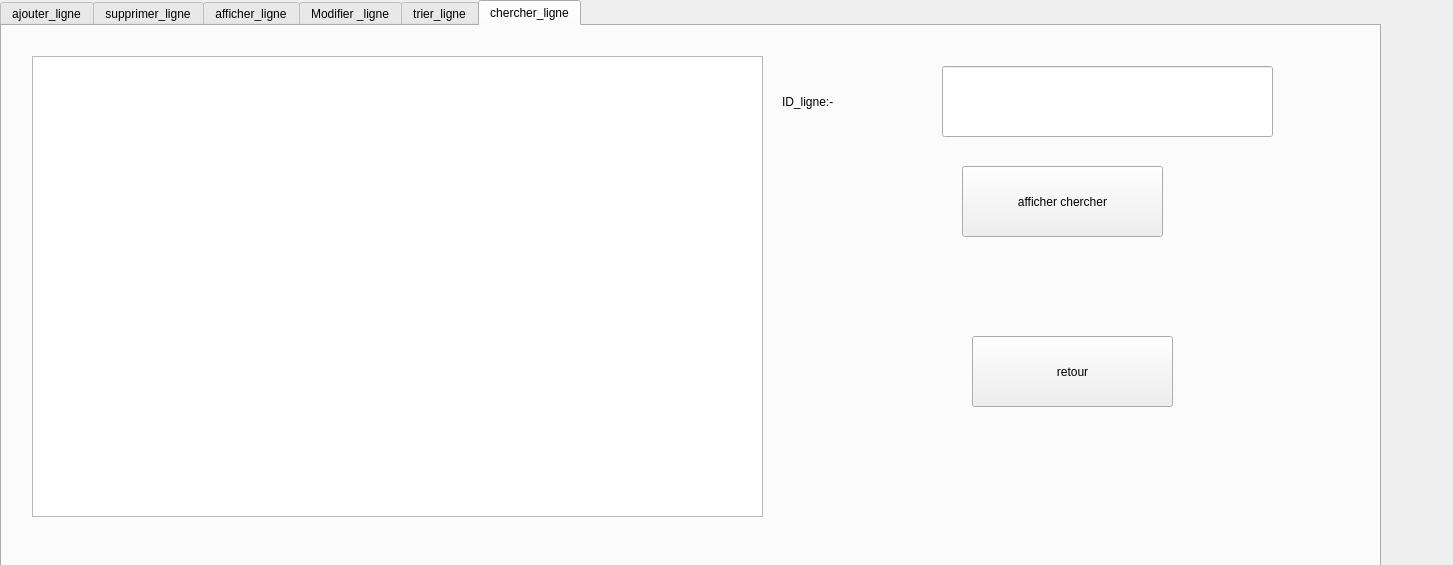
<?xml version="1.0" encoding="UTF-8"?>
<ui version="4.0">
 <class>ligne</class>
 <widget class="QDialog" name="ligne">
  <property name="geometry">
   <rect>
    <x>0</x>
    <y>0</y>
    <width>1453</width>
    <height>565</height>
   </rect>
  </property>
  <property name="windowTitle">
   <string>Dialog</string>
  </property>
  <widget class="QTabWidget" name="tabWidget">
   <property name="geometry">
    <rect>
     <x>0</x>
     <y>0</y>
     <width>1381</width>
     <height>741</height>
    </rect>
   </property>
   <property name="currentIndex">
    <number>5</number>
   </property>
   <widget class="QWidget" name="tab_6">
    <attribute name="title">
     <string>ajouter_ligne</string>
    </attribute>
    <widget class="QLineEdit" name="lineEdit_10">
     <property name="geometry">
      <rect>
       <x>430</x>
       <y>60</y>
       <width>331</width>
       <height>71</height>
      </rect>
     </property>
    </widget>
    <widget class="QLineEdit" name="lineEdit_11">
     <property name="geometry">
      <rect>
       <x>430</x>
       <y>170</y>
       <width>331</width>
       <height>61</height>
      </rect>
     </property>
    </widget>
    <widget class="QLineEdit" name="lineEdit_12">
     <property name="geometry">
      <rect>
       <x>430</x>
       <y>280</y>
       <width>331</width>
       <height>61</height>
      </rect>
     </property>
    </widget>
    <widget class="QLineEdit" name="lineEdit_13">
     <property name="geometry">
      <rect>
       <x>430</x>
       <y>380</y>
       <width>331</width>
       <height>61</height>
      </rect>
     </property>
    </widget>
    <widget class="QLabel" name="label_10">
     <property name="geometry">
      <rect>
       <x>270</x>
       <y>60</y>
       <width>161</width>
       <height>71</height>
      </rect>
     </property>
     <property name="text">
      <string>ID_ligne:-</string>
     </property>
    </widget>
    <widget class="QLabel" name="label_11">
     <property name="geometry">
      <rect>
       <x>290</x>
       <y>170</y>
       <width>161</width>
       <height>71</height>
      </rect>
     </property>
     <property name="text">
      <string>Nom:-</string>
     </property>
    </widget>
    <widget class="QLabel" name="label_12">
     <property name="geometry">
      <rect>
       <x>280</x>
       <y>280</y>
       <width>161</width>
       <height>71</height>
      </rect>
     </property>
     <property name="text">
      <string>Dstination:-</string>
     </property>
    </widget>
    <widget class="QLabel" name="label_13">
     <property name="geometry">
      <rect>
       <x>290</x>
       <y>370</y>
       <width>161</width>
       <height>71</height>
      </rect>
     </property>
     <property name="text">
      <string>source:-</string>
     </property>
    </widget>
    <widget class="QPushButton" name="pushButton_11">
     <property name="geometry">
      <rect>
       <x>1010</x>
       <y>190</y>
       <width>201</width>
       <height>71</height>
      </rect>
     </property>
     <property name="text">
      <string>ajouter</string>
     </property>
    </widget>
    <widget class="QPushButton" name="pushButton_12">
     <property name="geometry">
      <rect>
       <x>1020</x>
       <y>360</y>
       <width>201</width>
       <height>71</height>
      </rect>
     </property>
     <property name="text">
      <string>retour</string>
     </property>
    </widget>
    <widget class="QLabel" name="label_15">
     <property name="geometry">
      <rect>
       <x>0</x>
       <y>0</y>
       <width>1341</width>
       <height>621</height>
      </rect>
     </property>
     <property name="text">
      <string/>
     </property>
     <property name="pixmap">
      <pixmap>../../Desktop/Malek-01.png</pixmap>
     </property>
    </widget>
    <zorder>label_15</zorder>
    <zorder>lineEdit_10</zorder>
    <zorder>lineEdit_11</zorder>
    <zorder>lineEdit_12</zorder>
    <zorder>lineEdit_13</zorder>
    <zorder>label_10</zorder>
    <zorder>label_11</zorder>
    <zorder>label_12</zorder>
    <zorder>label_13</zorder>
    <zorder>pushButton_11</zorder>
    <zorder>pushButton_12</zorder>
   </widget>
   <widget class="QWidget" name="tab_7">
    <attribute name="title">
     <string>supprimer_ligne</string>
    </attribute>
    <widget class="QPushButton" name="pushButton_13">
     <property name="geometry">
      <rect>
       <x>920</x>
       <y>200</y>
       <width>201</width>
       <height>71</height>
      </rect>
     </property>
     <property name="text">
      <string>supprimer</string>
     </property>
    </widget>
    <widget class="QPushButton" name="pushButton_14">
     <property name="geometry">
      <rect>
       <x>930</x>
       <y>370</y>
       <width>201</width>
       <height>71</height>
      </rect>
     </property>
     <property name="text">
      <string>retour</string>
     </property>
    </widget>
    <widget class="QLineEdit" name="lineEdit_16">
     <property name="geometry">
      <rect>
       <x>320</x>
       <y>260</y>
       <width>331</width>
       <height>71</height>
      </rect>
     </property>
    </widget>
    <widget class="QLabel" name="label_16">
     <property name="geometry">
      <rect>
       <x>160</x>
       <y>260</y>
       <width>161</width>
       <height>71</height>
      </rect>
     </property>
     <property name="text">
      <string>ID_ligne:-</string>
     </property>
    </widget>
    <widget class="QLabel" name="label_14">
     <property name="geometry">
      <rect>
       <x>0</x>
       <y>0</y>
       <width>1341</width>
       <height>621</height>
      </rect>
     </property>
     <property name="text">
      <string/>
     </property>
     <property name="pixmap">
      <pixmap>../../Desktop/Malek-01.png</pixmap>
     </property>
    </widget>
    <zorder>label_14</zorder>
    <zorder>pushButton_13</zorder>
    <zorder>pushButton_14</zorder>
    <zorder>lineEdit_16</zorder>
    <zorder>label_16</zorder>
   </widget>
   <widget class="QWidget" name="tab_8">
    <attribute name="title">
     <string>afficher_ligne</string>
    </attribute>
    <widget class="QTableView" name="tableView_3">
     <property name="geometry">
      <rect>
       <x>40</x>
       <y>30</y>
       <width>731</width>
       <height>461</height>
      </rect>
     </property>
    </widget>
    <widget class="QPushButton" name="pushButton_15">
     <property name="geometry">
      <rect>
       <x>980</x>
       <y>310</y>
       <width>201</width>
       <height>71</height>
      </rect>
     </property>
     <property name="text">
      <string>retour</string>
     </property>
    </widget>
    <widget class="QPushButton" name="pushButton_16">
     <property name="geometry">
      <rect>
       <x>970</x>
       <y>140</y>
       <width>201</width>
       <height>71</height>
      </rect>
     </property>
     <property name="text">
      <string>afficher</string>
     </property>
    </widget>
    <widget class="QLabel" name="label_20">
     <property name="geometry">
      <rect>
       <x>0</x>
       <y>0</y>
       <width>1341</width>
       <height>621</height>
      </rect>
     </property>
     <property name="text">
      <string/>
     </property>
     <property name="pixmap">
      <pixmap>../../Desktop/Malek-01.png</pixmap>
     </property>
    </widget>
    <zorder>label_20</zorder>
    <zorder>tableView_3</zorder>
    <zorder>pushButton_15</zorder>
    <zorder>pushButton_16</zorder>
   </widget>
   <widget class="QWidget" name="tab_9">
    <attribute name="title">
     <string>Modifier _ligne</string>
    </attribute>
    <widget class="QLabel" name="label_17">
     <property name="geometry">
      <rect>
       <x>200</x>
       <y>460</y>
       <width>161</width>
       <height>71</height>
      </rect>
     </property>
     <property name="text">
      <string>nom:-</string>
     </property>
    </widget>
    <widget class="QLineEdit" name="lineEdit_17">
     <property name="geometry">
      <rect>
       <x>360</x>
       <y>60</y>
       <width>331</width>
       <height>71</height>
      </rect>
     </property>
    </widget>
    <widget class="QLabel" name="label_18">
     <property name="geometry">
      <rect>
       <x>200</x>
       <y>60</y>
       <width>161</width>
       <height>71</height>
      </rect>
     </property>
     <property name="text">
      <string>ID_ligne:-</string>
     </property>
    </widget>
    <widget class="QPushButton" name="pushButton_17">
     <property name="geometry">
      <rect>
       <x>940</x>
       <y>190</y>
       <width>201</width>
       <height>71</height>
      </rect>
     </property>
     <property name="text">
      <string>Modifier</string>
     </property>
    </widget>
    <widget class="QLineEdit" name="lineEdit_18">
     <property name="geometry">
      <rect>
       <x>360</x>
       <y>470</y>
       <width>331</width>
       <height>61</height>
      </rect>
     </property>
    </widget>
    <widget class="QPushButton" name="pushButton_18">
     <property name="geometry">
      <rect>
       <x>950</x>
       <y>360</y>
       <width>201</width>
       <height>71</height>
      </rect>
     </property>
     <property name="text">
      <string>retour</string>
     </property>
    </widget>
    <widget class="QLabel" name="label_21">
     <property name="geometry">
      <rect>
       <x>0</x>
       <y>0</y>
       <width>1341</width>
       <height>621</height>
      </rect>
     </property>
     <property name="text">
      <string/>
     </property>
     <property name="pixmap">
      <pixmap>../../Desktop/Malek-01.png</pixmap>
     </property>
    </widget>
    <zorder>label_21</zorder>
    <zorder>label_17</zorder>
    <zorder>lineEdit_17</zorder>
    <zorder>label_18</zorder>
    <zorder>pushButton_17</zorder>
    <zorder>lineEdit_18</zorder>
    <zorder>pushButton_18</zorder>
   </widget>
   <widget class="QWidget" name="tab_10">
    <attribute name="title">
     <string>trier_ligne</string>
    </attribute>
    <widget class="QPushButton" name="pushButton_19">
     <property name="geometry">
      <rect>
       <x>950</x>
       <y>140</y>
       <width>201</width>
       <height>71</height>
      </rect>
     </property>
     <property name="text">
      <string>afficher trie</string>
     </property>
    </widget>
    <widget class="QPushButton" name="pushButton_20">
     <property name="geometry">
      <rect>
       <x>960</x>
       <y>310</y>
       <width>201</width>
       <height>71</height>
      </rect>
     </property>
     <property name="text">
      <string>retour</string>
     </property>
    </widget>
    <widget class="QTableView" name="tableView_4">
     <property name="geometry">
      <rect>
       <x>20</x>
       <y>30</y>
       <width>731</width>
       <height>461</height>
      </rect>
     </property>
    </widget>
    <widget class="QLabel" name="label_22">
     <property name="geometry">
      <rect>
       <x>0</x>
       <y>0</y>
       <width>1341</width>
       <height>621</height>
      </rect>
     </property>
     <property name="text">
      <string/>
     </property>
     <property name="pixmap">
      <pixmap>../../Desktop/Malek-01.png</pixmap>
     </property>
    </widget>
    <zorder>label_22</zorder>
    <zorder>pushButton_19</zorder>
    <zorder>pushButton_20</zorder>
    <zorder>tableView_4</zorder>
   </widget>
   <widget class="QWidget" name="tab_11">
    <attribute name="title">
     <string>chercher_ligne</string>
    </attribute>
    <widget class="QPushButton" name="pushButton_21">
     <property name="geometry">
      <rect>
       <x>960</x>
       <y>140</y>
       <width>201</width>
       <height>71</height>
      </rect>
     </property>
     <property name="text">
      <string>afficher chercher</string>
     </property>
    </widget>
    <widget class="QTableView" name="tableView_5">
     <property name="geometry">
      <rect>
       <x>30</x>
       <y>30</y>
       <width>731</width>
       <height>461</height>
      </rect>
     </property>
    </widget>
    <widget class="QPushButton" name="pushButton_22">
     <property name="geometry">
      <rect>
       <x>970</x>
       <y>310</y>
       <width>201</width>
       <height>71</height>
      </rect>
     </property>
     <property name="text">
      <string>retour</string>
     </property>
    </widget>
    <widget class="QLineEdit" name="lineEdit_19">
     <property name="geometry">
      <rect>
       <x>940</x>
       <y>40</y>
       <width>331</width>
       <height>71</height>
      </rect>
     </property>
    </widget>
    <widget class="QLabel" name="label_19">
     <property name="geometry">
      <rect>
       <x>780</x>
       <y>40</y>
       <width>161</width>
       <height>71</height>
      </rect>
     </property>
     <property name="text">
      <string>ID_ligne:-</string>
     </property>
    </widget>
    <widget class="QLabel" name="label_23">
     <property name="geometry">
      <rect>
       <x>0</x>
       <y>0</y>
       <width>1341</width>
       <height>621</height>
      </rect>
     </property>
     <property name="text">
      <string/>
     </property>
     <property name="pixmap">
      <pixmap>../../Desktop/Malek-01.png</pixmap>
     </property>
    </widget>
    <zorder>label_23</zorder>
    <zorder>pushButton_21</zorder>
    <zorder>tableView_5</zorder>
    <zorder>pushButton_22</zorder>
    <zorder>lineEdit_19</zorder>
    <zorder>label_19</zorder>
   </widget>
  </widget>
 </widget>
 <resources/>
 <connections/>
</ui>
